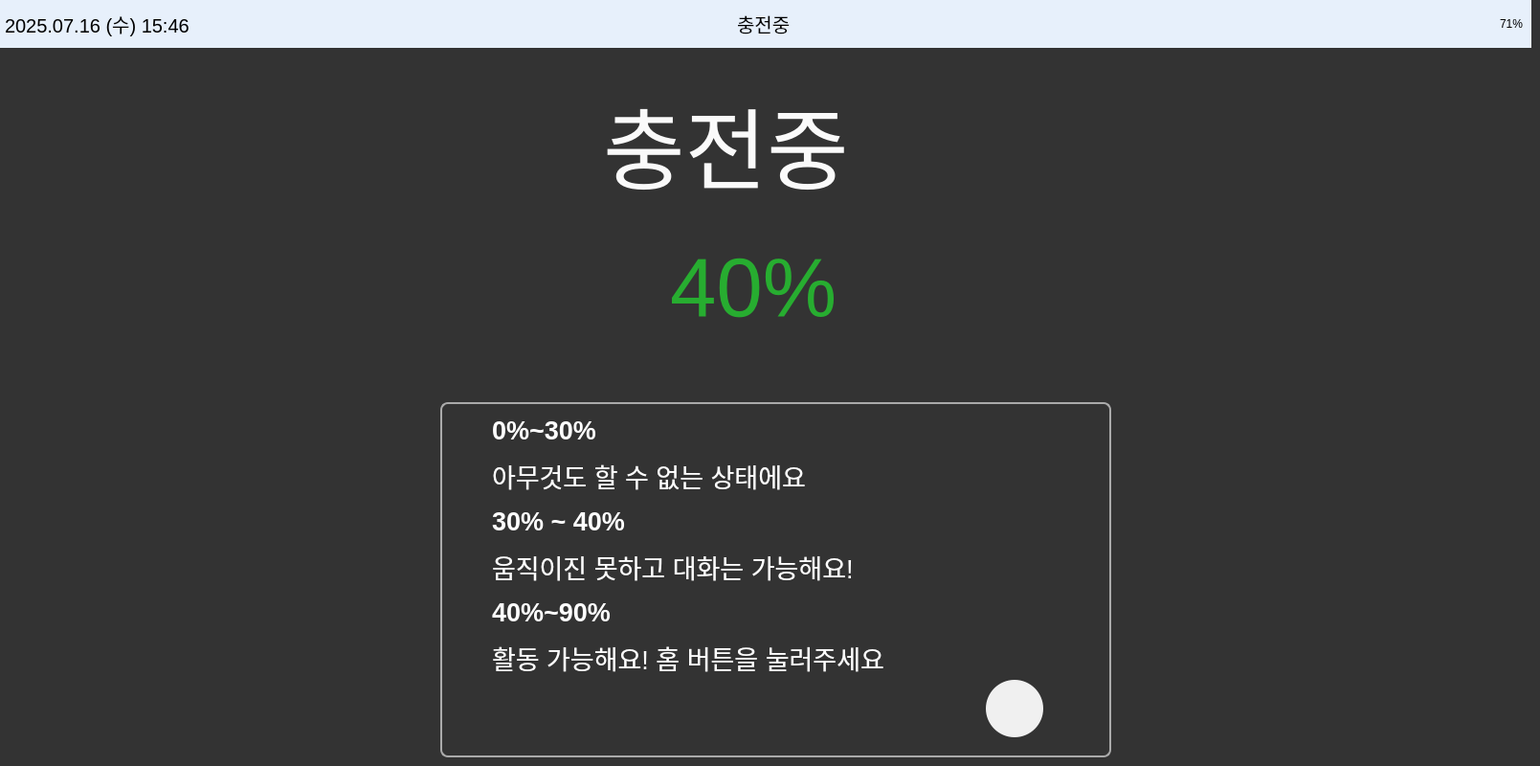
    <widget class="QWidget" name="page_charging">
     <property name="styleSheet">
      <string notr="true">QWidget {
    background-color: #333333;  /* 검은색 */
}</string>
     </property>
     <widget class="QFrame" name="topbar13">
      <property name="geometry">
       <rect>
        <x>0</x>
        <y>0</y>
        <width>1600</width>
        <height>50</height>
       </rect>
      </property>
      <property name="palette">
       <palette>
        <active>
         <colorrole role="WindowText">
          <brush brushstyle="SolidPattern">
           <color alpha="255">
            <red>0</red>
            <green>0</green>
            <blue>0</blue>
           </color>
          </brush>
         </colorrole>
         <colorrole role="Button">
          <brush brushstyle="SolidPattern">
           <color alpha="255">
            <red>231</red>
            <green>240</green>
            <blue>251</blue>
           </color>
          </brush>
         </colorrole>
         <colorrole role="Light">
          <brush brushstyle="SolidPattern">
           <color alpha="255">
            <red>255</red>
            <green>116</green>
            <blue>116</blue>
           </color>
          </brush>
         </colorrole>
         <colorrole role="Midlight">
          <brush brushstyle="SolidPattern">
           <color alpha="255">
            <red>247</red>
            <green>63</green>
            <blue>63</blue>
           </color>
          </brush>
         </colorrole>
         <colorrole role="Dark">
          <brush brushstyle="SolidPattern">
           <color alpha="255">
            <red>120</red>
            <green>6</green>
            <blue>6</blue>
           </color>
          </brush>
         </colorrole>
         <colorrole role="Mid">
          <brush brushstyle="SolidPattern">
           <color alpha="255">
            <red>160</red>
            <green>7</green>
            <blue>7</blue>
           </color>
          </brush>
         </colorrole>
         <colorrole role="Text">
          <brush brushstyle="SolidPattern">
           <color alpha="255">
            <red>0</red>
            <green>0</green>
            <blue>0</blue>
           </color>
          </brush>
         </colorrole>
         <colorrole role="BrightText">
          <brush brushstyle="SolidPattern">
           <color alpha="255">
            <red>255</red>
            <green>255</green>
            <blue>255</blue>
           </color>
          </brush>
         </colorrole>
         <colorrole role="ButtonText">
          <brush brushstyle="SolidPattern">
           <color alpha="255">
            <red>0</red>
            <green>0</green>
            <blue>0</blue>
           </color>
          </brush>
         </colorrole>
         <colorrole role="Base">
          <brush brushstyle="SolidPattern">
           <color alpha="255">
            <red>231</red>
            <green>240</green>
            <blue>251</blue>
           </color>
          </brush>
         </colorrole>
         <colorrole role="Window">
          <brush brushstyle="SolidPattern">
           <color alpha="255">
            <red>231</red>
            <green>240</green>
            <blue>251</blue>
           </color>
          </brush>
         </colorrole>
         <colorrole role="Shadow">
          <brush brushstyle="SolidPattern">
           <color alpha="255">
            <red>0</red>
            <green>0</green>
            <blue>0</blue>
           </color>
          </brush>
         </colorrole>
         <colorrole role="AlternateBase">
          <brush brushstyle="SolidPattern">
           <color alpha="255">
            <red>247</red>
            <green>133</green>
            <blue>133</blue>
           </color>
          </brush>
         </colorrole>
         <colorrole role="ToolTipBase">
          <brush brushstyle="SolidPattern">
           <color alpha="255">
            <red>255</red>
            <green>255</green>
            <blue>220</blue>
           </color>
          </brush>
         </colorrole>
         <colorrole role="ToolTipText">
          <brush brushstyle="SolidPattern">
           <color alpha="255">
            <red>0</red>
            <green>0</green>
            <blue>0</blue>
           </color>
          </brush>
         </colorrole>
         <colorrole role="PlaceholderText">
          <brush brushstyle="SolidPattern">
           <color alpha="128">
            <red>0</red>
            <green>0</green>
            <blue>0</blue>
           </color>
          </brush>
         </colorrole>
        </active>
        <inactive>
         <colorrole role="WindowText">
          <brush brushstyle="SolidPattern">
           <color alpha="255">
            <red>0</red>
            <green>0</green>
            <blue>0</blue>
           </color>
          </brush>
         </colorrole>
         <colorrole role="Button">
          <brush brushstyle="SolidPattern">
           <color alpha="255">
            <red>231</red>
            <green>240</green>
            <blue>251</blue>
           </color>
          </brush>
         </colorrole>
         <colorrole role="Light">
          <brush brushstyle="SolidPattern">
           <color alpha="255">
            <red>255</red>
            <green>116</green>
            <blue>116</blue>
           </color>
          </brush>
         </colorrole>
         <colorrole role="Midlight">
          <brush brushstyle="SolidPattern">
           <color alpha="255">
            <red>247</red>
            <green>63</green>
            <blue>63</blue>
           </color>
          </brush>
         </colorrole>
         <colorrole role="Dark">
          <brush brushstyle="SolidPattern">
           <color alpha="255">
            <red>120</red>
            <green>6</green>
            <blue>6</blue>
           </color>
          </brush>
         </colorrole>
         <colorrole role="Mid">
          <brush brushstyle="SolidPattern">
           <color alpha="255">
            <red>160</red>
            <green>7</green>
            <blue>7</blue>
           </color>
          </brush>
         </colorrole>
         <colorrole role="Text">
          <brush brushstyle="SolidPattern">
           <color alpha="255">
            <red>0</red>
            <green>0</green>
            <blue>0</blue>
           </color>
          </brush>
         </colorrole>
         <colorrole role="BrightText">
          <brush brushstyle="SolidPattern">
           <color alpha="255">
            <red>255</red>
            <green>255</green>
            <blue>255</blue>
           </color>
          </brush>
         </colorrole>
         <colorrole role="ButtonText">
          <brush brushstyle="SolidPattern">
           <color alpha="255">
            <red>0</red>
            <green>0</green>
            <blue>0</blue>
           </color>
          </brush>
         </colorrole>
         <colorrole role="Base">
          <brush brushstyle="SolidPattern">
           <color alpha="255">
            <red>231</red>
            <green>240</green>
            <blue>251</blue>
           </color>
          </brush>
         </colorrole>
         <colorrole role="Window">
          <brush brushstyle="SolidPattern">
           <color alpha="255">
            <red>231</red>
            <green>240</green>
            <blue>251</blue>
           </color>
          </brush>
         </colorrole>
         <colorrole role="Shadow">
          <brush brushstyle="SolidPattern">
           <color alpha="255">
            <red>0</red>
            <green>0</green>
            <blue>0</blue>
           </color>
          </brush>
         </colorrole>
         <colorrole role="AlternateBase">
          <brush brushstyle="SolidPattern">
           <color alpha="255">
            <red>247</red>
            <green>133</green>
            <blue>133</blue>
           </color>
          </brush>
         </colorrole>
         <colorrole role="ToolTipBase">
          <brush brushstyle="SolidPattern">
           <color alpha="255">
            <red>255</red>
            <green>255</green>
            <blue>220</blue>
           </color>
          </brush>
         </colorrole>
         <colorrole role="ToolTipText">
          <brush brushstyle="SolidPattern">
           <color alpha="255">
            <red>0</red>
            <green>0</green>
            <blue>0</blue>
           </color>
          </brush>
         </colorrole>
         <colorrole role="PlaceholderText">
          <brush brushstyle="SolidPattern">
           <color alpha="128">
            <red>0</red>
            <green>0</green>
            <blue>0</blue>
           </color>
          </brush>
         </colorrole>
        </inactive>
        <disabled>
         <colorrole role="WindowText">
          <brush brushstyle="SolidPattern">
           <color alpha="255">
            <red>120</red>
            <green>6</green>
            <blue>6</blue>
           </color>
          </brush>
         </colorrole>
         <colorrole role="Button">
          <brush brushstyle="SolidPattern">
           <color alpha="255">
            <red>231</red>
            <green>240</green>
            <blue>251</blue>
           </color>
          </brush>
         </colorrole>
         <colorrole role="Light">
          <brush brushstyle="SolidPattern">
           <color alpha="255">
            <red>255</red>
            <green>116</green>
            <blue>116</blue>
           </color>
          </brush>
         </colorrole>
         <colorrole role="Midlight">
          <brush brushstyle="SolidPattern">
           <color alpha="255">
            <red>247</red>
            <green>63</green>
            <blue>63</blue>
           </color>
          </brush>
         </colorrole>
         <colorrole role="Dark">
          <brush brushstyle="SolidPattern">
           <color alpha="255">
            <red>120</red>
            <green>6</green>
            <blue>6</blue>
           </color>
          </brush>
         </colorrole>
         <colorrole role="Mid">
          <brush brushstyle="SolidPattern">
           <color alpha="255">
            <red>160</red>
            <green>7</green>
            <blue>7</blue>
           </color>
          </brush>
         </colorrole>
         <colorrole role="Text">
          <brush brushstyle="SolidPattern">
           <color alpha="255">
            <red>120</red>
            <green>6</green>
            <blue>6</blue>
           </color>
          </brush>
         </colorrole>
         <colorrole role="BrightText">
          <brush brushstyle="SolidPattern">
           <color alpha="255">
            <red>255</red>
            <green>255</green>
            <blue>255</blue>
           </color>
          </brush>
         </colorrole>
         <colorrole role="ButtonText">
          <brush brushstyle="SolidPattern">
           <color alpha="255">
            <red>120</red>
            <green>6</green>
            <blue>6</blue>
           </color>
          </brush>
         </colorrole>
         <colorrole role="Base">
          <brush brushstyle="SolidPattern">
           <color alpha="255">
            <red>231</red>
            <green>240</green>
            <blue>251</blue>
           </color>
          </brush>
         </colorrole>
         <colorrole role="Window">
          <brush brushstyle="SolidPattern">
           <color alpha="255">
            <red>231</red>
            <green>240</green>
            <blue>251</blue>
           </color>
          </brush>
         </colorrole>
         <colorrole role="Shadow">
          <brush brushstyle="SolidPattern">
           <color alpha="255">
            <red>0</red>
            <green>0</green>
            <blue>0</blue>
           </color>
          </brush>
         </colorrole>
         <colorrole role="AlternateBase">
          <brush brushstyle="SolidPattern">
           <color alpha="255">
            <red>240</red>
            <green>11</green>
            <blue>11</blue>
           </color>
          </brush>
         </colorrole>
         <colorrole role="ToolTipBase">
          <brush brushstyle="SolidPattern">
           <color alpha="255">
            <red>255</red>
            <green>255</green>
            <blue>220</blue>
           </color>
          </brush>
         </colorrole>
         <colorrole role="ToolTipText">
          <brush brushstyle="SolidPattern">
           <color alpha="255">
            <red>0</red>
            <green>0</green>
            <blue>0</blue>
           </color>
          </brush>
         </colorrole>
         <colorrole role="PlaceholderText">
          <brush brushstyle="SolidPattern">
           <color alpha="128">
            <red>0</red>
            <green>0</green>
            <blue>0</blue>
           </color>
          </brush>
         </colorrole>
        </disabled>
       </palette>
      </property>
      <property name="styleSheet">
       <string>background-color: #e7f0fb;</string>
      </property>
      <widget class="QLabel" name="label_datetime13">
       <property name="geometry">
        <rect>
         <x>5</x>
         <y>0</y>
         <width>331</width>
         <height>50</height>
        </rect>
       </property>
       <property name="font">
        <font>
         <pointsize>15</pointsize>
        </font>
       </property>
       <property name="text">
        <string>2025.07.16 (수) 15:46</string>
       </property>
      </widget>
      <widget class="QLabel" name="label_battery13">
       <property name="geometry">
        <rect>
         <x>1470</x>
         <y>0</y>
         <width>121</width>
         <height>50</height>
        </rect>
       </property>
       <property name="text">
        <string>71%</string>
       </property>
       <property name="alignment">
        <set>Qt::AlignRight|Qt::AlignTrailing|Qt::AlignVCenter</set>
       </property>
      </widget>
      <widget class="QLabel" name="label_status13">
       <property name="geometry">
        <rect>
         <x>770</x>
         <y>0</y>
         <width>141</width>
         <height>50</height>
        </rect>
       </property>
       <property name="font">
        <font>
         <pointsize>15</pointsize>
         <weight>50</weight>
         <bold>false</bold>
        </font>
       </property>
       <property name="text">
        <string>충전중</string>
       </property>
      </widget>
      <widget class="QLabel" name="label_image13">
       <property name="geometry">
        <rect>
         <x>720</x>
         <y>3</y>
         <width>51</width>
         <height>41</height>
        </rect>
       </property>
       <property name="text">
        <string/>
       </property>
       <property name="pixmap">
        <pixmap>icon/충전중.png</pixmap>
       </property>
       <property name="scaledContents">
        <bool>true</bool>
       </property>
      </widget>
     </widget>
     <widget class="QLabel" name="label_charge13">
      <property name="geometry">
       <rect>
        <x>630</x>
        <y>50</y>
        <width>391</width>
        <height>201</height>
       </rect>
      </property>
      <property name="font">
       <font>
        <pointsize>70</pointsize>
       </font>
      </property>
      <property name="styleSheet">
       <string notr="true">QLabel {
    color: #FaFaFa;                 /* 흰 글씨 */
    background-color: transparent; /* 배경 투명 유지 */
}
</string>
      </property>
      <property name="text">
       <string>충전중</string>
      </property>
     </widget>
     <widget class="QLabel" name="label_battery13_2">
      <property name="geometry">
       <rect>
        <x>700</x>
        <y>220</y>
        <width>221</width>
        <height>161</height>
       </rect>
      </property>
      <property name="font">
       <font>
        <pointsize>65</pointsize>
       </font>
      </property>
      <property name="styleSheet">
       <string notr="true">QLabel {
    color: #27AD30;                 
    background-color: transparent; /* 배경 투명 유지 */
}
</string>
      </property>
      <property name="text">
       <string>40%</string>
      </property>
     </widget>
     <widget class="QTextEdit" name="textEdit_instruction13">
      <property name="geometry">
       <rect>
        <x>460</x>
        <y>420</y>
        <width>701</width>
        <height>371</height>
       </rect>
      </property>
      <property name="styleSheet">
       <string notr="true">QTextEdit {
    background-color: transparent;  /* 배경 투명 */
    color: #FFFFFF;                 /* 흰 글자 */
    border: 1.5px solid #AAAAAA;   /* 연한 회색 테두리 */
    border-radius: 8px;            /* 둥글게 (선택) */
    padding: 8px;                  /* 안쪽 여백 */
    font-size: 14px;
}
</string>
      </property>
      <property name="html">
       <string>&lt;!DOCTYPE HTML PUBLIC &quot;-//W3C//DTD HTML 4.0//EN&quot; &quot;http://www.w3.org/TR/REC-html40/strict.dtd&quot;&gt;
&lt;html&gt;&lt;head&gt;&lt;meta name=&quot;qrichtext&quot; content=&quot;1&quot; /&gt;&lt;style type=&quot;text/css&quot;&gt;
p, li { white-space: pre-wrap; }
&lt;/style&gt;&lt;/head&gt;&lt;body style=&quot; font-family:'Ubuntu Sans'; font-size:14px; font-weight:400; font-style:normal;&quot;&gt;
&lt;p style=&quot; margin-top:12px; margin-bottom:12px; margin-left:0px; margin-right:0px; -qt-block-indent:1; text-indent:0px;&quot;&gt;&lt;span style=&quot; font-size:20pt; font-weight:600;&quot;&gt;0%~30%&lt;/span&gt;&lt;/p&gt;
&lt;p style=&quot; margin-top:12px; margin-bottom:12px; margin-left:0px; margin-right:0px; -qt-block-indent:1; text-indent:0px;&quot;&gt;&lt;span style=&quot; font-size:20pt;&quot;&gt;아무것도 할 수 없는 상태에요&lt;/span&gt;&lt;/p&gt;
&lt;p style=&quot; margin-top:12px; margin-bottom:12px; margin-left:0px; margin-right:0px; -qt-block-indent:1; text-indent:0px;&quot;&gt;&lt;span style=&quot; font-size:20pt; font-weight:600;&quot;&gt;30% ~ 40%&lt;/span&gt;&lt;/p&gt;
&lt;p style=&quot; margin-top:12px; margin-bottom:12px; margin-left:0px; margin-right:0px; -qt-block-indent:1; text-indent:0px;&quot;&gt;&lt;span style=&quot; font-size:20pt;&quot;&gt;움직이진 못하고 대화는 가능해요!&lt;/span&gt;&lt;/p&gt;
&lt;p style=&quot; margin-top:12px; margin-bottom:12px; margin-left:0px; margin-right:0px; -qt-block-indent:1; text-indent:0px;&quot;&gt;&lt;span style=&quot; font-size:20pt; font-weight:600;&quot;&gt;40%~90%&lt;/span&gt;&lt;/p&gt;
&lt;p style=&quot; margin-top:12px; margin-bottom:12px; margin-left:0px; margin-right:0px; -qt-block-indent:1; text-indent:0px;&quot;&gt;&lt;span style=&quot; font-size:20pt;&quot;&gt;활동 가능해요! 홈 버튼을 눌러주세요&lt;/span&gt;&lt;/p&gt;&lt;/body&gt;&lt;/html&gt;</string>
      </property>
     </widget>
     <widget class="QPushButton" name="btn_home13">
      <property name="geometry">
       <rect>
        <x>1030</x>
        <y>710</y>
        <width>60</width>
        <height>60</height>
       </rect>
      </property>
      <property name="palette">
       <palette>
        <active>
         <colorrole role="Button">
          <brush brushstyle="SolidPattern">
           <color alpha="255">
            <red>240</red>
            <green>240</green>
            <blue>240</blue>
           </color>
          </brush>
         </colorrole>
         <colorrole role="Base">
          <brush brushstyle="SolidPattern">
           <color alpha="255">
            <red>240</red>
            <green>240</green>
            <blue>240</blue>
           </color>
          </brush>
         </colorrole>
         <colorrole role="Window">
          <brush brushstyle="SolidPattern">
           <color alpha="255">
            <red>240</red>
            <green>240</green>
            <blue>240</blue>
           </color>
          </brush>
         </colorrole>
        </active>
        <inactive>
         <colorrole role="Button">
          <brush brushstyle="SolidPattern">
           <color alpha="255">
            <red>240</red>
            <green>240</green>
            <blue>240</blue>
           </color>
          </brush>
         </colorrole>
         <colorrole role="Base">
          <brush brushstyle="SolidPattern">
           <color alpha="255">
            <red>240</red>
            <green>240</green>
            <blue>240</blue>
           </color>
          </brush>
         </colorrole>
         <colorrole role="Window">
          <brush brushstyle="SolidPattern">
           <color alpha="255">
            <red>240</red>
            <green>240</green>
            <blue>240</blue>
           </color>
          </brush>
         </colorrole>
        </inactive>
        <disabled>
         <colorrole role="Button">
          <brush brushstyle="SolidPattern">
           <color alpha="255">
            <red>240</red>
            <green>240</green>
            <blue>240</blue>
           </color>
          </brush>
         </colorrole>
         <colorrole role="Base">
          <brush brushstyle="SolidPattern">
           <color alpha="255">
            <red>240</red>
            <green>240</green>
            <blue>240</blue>
           </color>
          </brush>
         </colorrole>
         <colorrole role="Window">
          <brush brushstyle="SolidPattern">
           <color alpha="255">
            <red>240</red>
            <green>240</green>
            <blue>240</blue>
           </color>
          </brush>
         </colorrole>
        </disabled>
       </palette>
      </property>
      <property name="styleSheet">
       <string notr="true">QPushButton {
    border: none;
    border-radius: 30px;
    background-color: #F0F0F0;
}</string>
      </property>
      <property name="text">
       <string/>
      </property>
      <property name="icon">
       <iconset>
        <normaloff>icon/home.png</normaloff>icon/home.png</iconset>
      </property>
      <property name="iconSize">
       <size>
        <width>40</width>
        <height>40</height>
       </size>
      </property>
     </widget>
    </widget>
